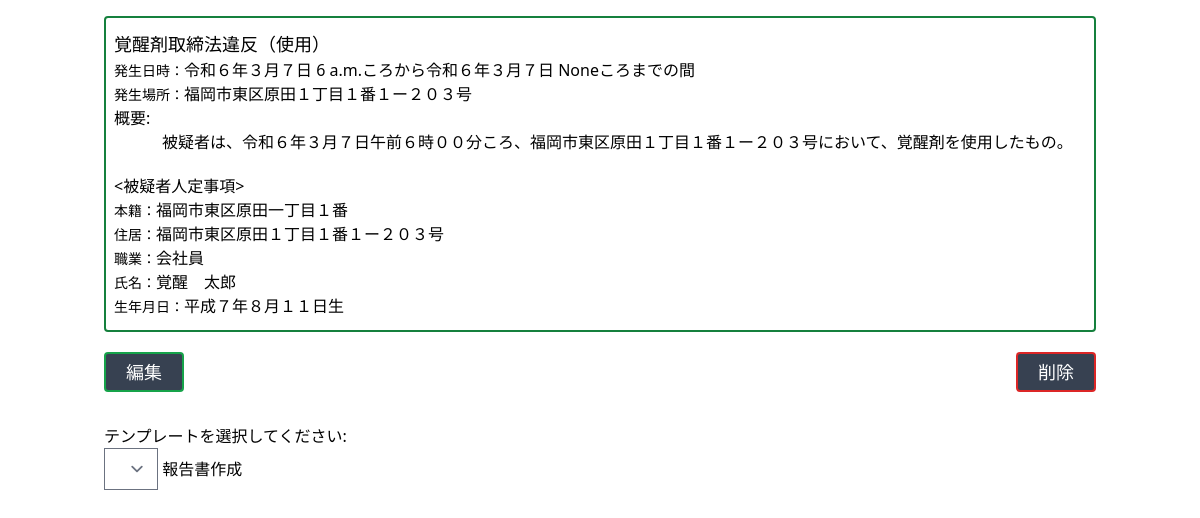
/crime/5, run on the app's committed database.
### wordapp/models.py (models this page shows, shortened)
class Crime(models.Model):
    division = models.ForeignKey(Division, related_name="crimes", on_delete=models.CASCADE)
    crime_name = models.CharField(max_length=100)
    crime_name_second = models.CharField(max_length=100, null=True, blank=True)
    crime_start_date = models.CharField(max_length=100, null=True)
    crime_start_time = models.TimeField(null=True, blank=True)
    crime_end_date = models.CharField(max_length=100, null=True)
    crime_end_time = models.TimeField(null=True, blank=True)
    crime_place = models.CharField(max_length=100, null=True)
    crime_fact = models.TextField(null=True)
    suspect_honseki = models.CharField(max_length=100, null=True, blank=True)
    suspect_address = models.CharField(max_length=100, null=True, blank=True)
    suspect_job = models.CharField(max_length=100, null=True, blank=True)
    suspect_name = models.CharField(max_length=100, null=True, blank=True)
    suspect_birthday = models.CharField(max_length=100,null=True)

### wordapp/views.py (the view)
# urls.py: path('crime/<int:pk>', CrimeDetailView.as_view(), name='crime_detail'),
class CrimeDetailView(DetailView):
    model = Crime
    template_name = 'crime_detail.html'

### templates/crime_detail.html (shortened to what this page needs)
{% extends 'base.html' %}
{% block content %}
    <div class="container m-auto p-4">
        <div class="detail border-2 rounded border-green-700 py-3 px-2">
            <h2 class="text-lg">{{ object.crime_name }}（{{ object.crime_name_second }}）</h2>
            <p><span class="text-sm">発生日時：</span>{{ object.crime_start_date }} {{ object.crime_start_time }}ころから{{ object.crime_end_date }} {{ object.crime_end_time }}ころまでの間</p>
            <p><span class="text-sm">発生場所：</span>{{ object.crime_place }}</p>
            <h4>概要:</h4>
            <p class="ml-12 mb-5">{{ object.crime_fact }}</p>
            <h3><被疑者人定事項></h3>
            <p><span class="text-sm">本籍：</span>{{ object.suspect_honseki }}</p>
            <p><span class="text-sm">住居：</span>{{ object.suspect_address }}</p>
            <p><span class="text-sm">職業：</span>{{ object.suspect_job }}</p>
            <p><span class="text-sm">氏名：</span>{{ object.suspect_name }}</p>
            <p><span class="text-sm">生年月日：</span>{{ object.suspect_birthday }}</p>
        </div>
        <div class="flex items-center justify-between mb-8">
            <button class="hover:text-green-400 text-white border-2 border-green-600 rounded py-1 px-5 text-lg mt-5 bg-gray-700"><a href="{% url 'crime_update' pk=crime.id %}">編集</a></button>
            <form action="{% url 'crime_delete' pk=crime.id %}" method="post" onsubmit="return confirm('本当に削除しますか？');">
                <input type="submit" value="削除" class="text-lg border-2 border-red-600 rounded  hover:text-red-500 bg-gray-700 text-white py-1 px-5 mt-5">
            </form>
        </div>
        <form method="post" action="">
            <div>
                <label for="template">テンプレートを選択してください:</label>
            </div>
            <select name="template" id="template">
            </select>
            <input type="submit" value="報告書作成">
        </form>
    </div>
{% endblock content %}

### data on the page
Crime: crime_name "覚醒剤取締法違反", crime_name_second "使用", crime_start_date "令和６年３月７日", crime_start_time "6 a.m.", crime_end_date "令和６年３月７日", crime_end_time "None", crime_place "福岡市東区原田１丁目１番１ー２０３号", crime_fact "被疑者は、令和６年３月７日午前６時００分ころ、福岡市東区原田１丁目１番１ー２０３号において、覚醒剤を使用したもの。", suspect_honseki "福岡市東区原田一丁目１番", suspect_address "福岡市東区原田１丁目１番１ー２０３号", suspect_job "会社員", suspect_name "覚醒 太郎", suspect_birthday "平成７年８月１１日生"
